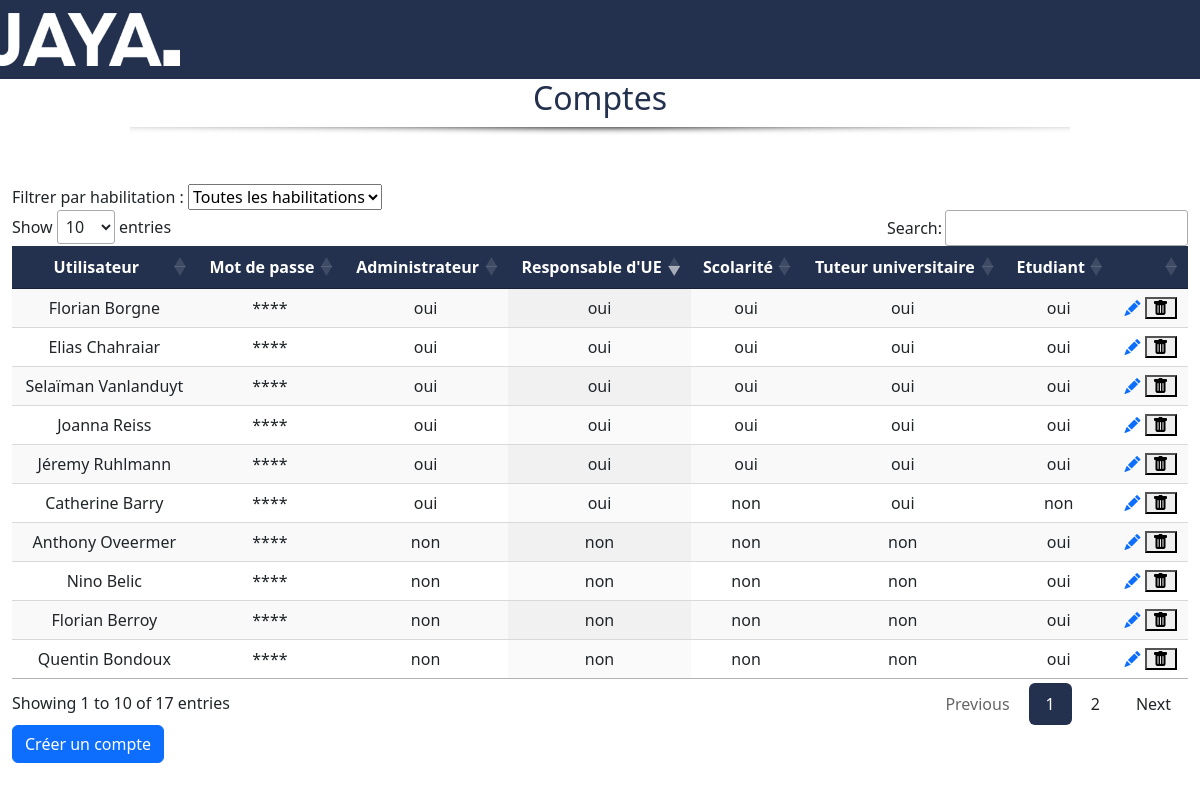
/pages/habilitations.php, run on the app's committed database.
### tables this page shows
CREATE TABLE `habilitations` (
  `ID_Habilitations` int(4) NOT NULL,
  `Admin_Habilitations` varchar(3) DEFAULT NULL,
  `ResponsableUE_Habilitations` varchar(3) DEFAULT NULL,
  `Scolarite_Habilitations` varchar(3) DEFAULT NULL,
  `TuteurUniversitaire_Habilitations` varchar(3) DEFAULT NULL,
  `Etudiant_Habilitations` varchar(3) DEFAULT NULL,
  `ID_Utilisateur` int(11) NOT NULL
);

CREATE TABLE `utilisateur` (
  `ID_Utilisateur` int(11) NOT NULL,
  `Nom_Utilisateur` varchar(150) DEFAULT NULL,
  `Mail_Utilisateur` varchar(150) DEFAULT NULL,
  `MDP_Utilisateur` varchar(100) DEFAULT NULL,
  `Promo_Utilisateur` varchar(50) DEFAULT NULL,
  `Annee_Utilisateur` varchar(10) DEFAULT NULL,
  `HuisClos_Utilisateur` varchar(3) DEFAULT NULL,
  `ID_Planning` int(11) DEFAULT NULL
);

### pages/habilitations.php (the view, shortened to what this page needs)
<?php
include 'header.php';
include 'home/navigation/navbar.php';
$conn = Database::connect();
$sql = "SELECT H.Id_Utilisateur, U.Nom_Utilisateur, '****' AS MDP_Utilisateur, H.Admin_Habilitations, H.ResponsableUE_Habilitations, H.Scolarite_Habilitations,
H.TuteurUniversitaire_Habilitations, H.Etudiant_Habilitations
FROM habilitations H
JOIN utilisateur U
ON U.Id_Utilisateur = H.Id_Utilisateur;";
$result = $conn->query($sql);
$arr_users = [];
if ($result->rowCount() > 0) {
    $arr_users = $result->fetchAll();
}
?>
<!DOCTYPE html>
<html lang="en">
<body>
<div class="container-fluid">
    <h2 class="center colored">Comptes</h2>
    <hr>
    <br>
    <br>
    <div class="panel" id="panel">
        <label for="habilitation-filter">Filtrer par habilitation :</label>
        <select id="habilitation-filter">
            <option value="">Toutes les habilitations</option>
        </select>
        <table id="example" class="display" style="width:100%">
            <thead>
                <tr class="bg">
                    <th>Utilisateur</th>
                    <th>Mot de passe</th>
                    <th>Administrateur</th>
                    <th>Responsable d'UE</th>
                    <th>Scolarité</th>
                    <th>Tuteur universitaire</th>
                    <th>Etudiant</th>
                    <th> </th>
                </tr>
            </thead>
            <tbody>
                <?php if(!empty($arr_users)) { ?>
                    <?php foreach($arr_users as $user) { ?>
                        <tr class="user-row">
                            <td class="text-center"><?php echo $user['Nom_Utilisateur']; ?></td>
                            <td class="text-center"><?php echo $user['MDP_Utilisateur']; ?></td>
                            <td class="text-center"><?php echo $user['Admin_Habilitations']; ?></td>
                            <td class="text-center"><?php echo $user['ResponsableUE_Habilitations']; ?></td>
                            <td class="text-center"><?php echo $user['Scolarite_Habilitations']; ?></td>
                            <td class="text-center"><?php echo $user['TuteurUniversitaire_Habilitations']; ?></td>
                            <td class="text-center"><?php echo $user['Etudiant_Habilitations']; ?></td>
                            <td>
                                <a href="formUpdateHabilitations.php?id=<?php echo $user['Id_Utilisateur'] ?>">
                                    <i class="bi bi-pencil-fill"></i>
                                </a>
                                <button class="btn-delete" data-id="<?php echo $user['Id_Utilisateur'] ?>" data-nomutilisateur="<?php echo $user['Nom_Utilisateur'] ?>">
                                    <i class="bi bi-trash-fill"></i>
                                </button>
                            </td>
                        </tr>
                    <?php } ?>
                            <?php } ?>
                                </tbody>
                            </table>
                            <a href="formCreateHabilitationUser.php" class="btn btn-primary">Créer un compte</a>
                        </div>
                    </div>
</body>
</html>

### css/style.css (style rules this page uses)
table, th, td { text-align: center !important; }
h2 { text-align: center; }
.center { text-align: center; }
.bg { background-color: #23314e; color: white; }
.colored { color: #23314e; }
hr { clear: both; opacity: 1; width: 80%; color: transparent; background-color: transparent; margin-top: 20px; margin-bottom: 20px; height: 10px; opacity: 0.7; filter: alpha(opacity=70); background-image: url(../images/ombre-horizontal.png); background-repeat: no-repeat; background-size: 100% 100%; margin: auto; }
.noDecoration, a:link, a:visited { text-decoration: none; }

### data on the page
habilitations: ID_Utilisateur.Nom_Utilisateur "Florian Borgne", MDP_Utilisateur "****", Admin_Habilitations "oui", ResponsableUE_Habilitations "oui", Scolarite_Habilitations "oui", TuteurUniversitaire_Habilitations "oui", Etudiant_Habilitations "oui"
habilitations: ID_Utilisateur.Nom_Utilisateur "Elias Chahraiar", MDP_Utilisateur "****", Admin_Habilitations "oui", ResponsableUE_Habilitations "oui", Scolarite_Habilitations "oui", TuteurUniversitaire_Habilitations "oui", Etudiant_Habilitations "oui"
habilitations: ID_Utilisateur.Nom_Utilisateur "Selaïman Vanlanduyt", MDP_Utilisateur "****", Admin_Habilitations "oui", ResponsableUE_Habilitations "oui", Scolarite_Habilitations "oui", TuteurUniversitaire_Habilitations "oui", Etudiant_Habilitations "oui"
habilitations: ID_Utilisateur.Nom_Utilisateur "Joanna Reiss", MDP_Utilisateur "****", Admin_Habilitations "oui", ResponsableUE_Habilitations "oui", Scolarite_Habilitations "oui", TuteurUniversitaire_Habilitations "oui", Etudiant_Habilitations "oui"
habilitations: ID_Utilisateur.Nom_Utilisateur "Jéremy Ruhlmann", MDP_Utilisateur "****", Admin_Habilitations "oui", ResponsableUE_Habilitations "oui", Scolarite_Habilitations "oui", TuteurUniversitaire_Habilitations "oui", Etudiant_Habilitations "oui"
habilitations: ID_Utilisateur.Nom_Utilisateur "Anthony Oveermer", MDP_Utilisateur "****", Admin_Habilitations "non", ResponsableUE_Habilitations "non", Scolarite_Habilitations "non", TuteurUniversitaire_Habilitations "non", Etudiant_Habilitations "oui"
habilitations: ID_Utilisateur.Nom_Utilisateur "Nino Belic", MDP_Utilisateur "****", Admin_Habilitations "non", ResponsableUE_Habilitations "non", Scolarite_Habilitations "non", TuteurUniversitaire_Habilitations "non", Etudiant_Habilitations "oui"
habilitations: ID_Utilisateur.Nom_Utilisateur "Florian Berroy", MDP_Utilisateur "****", Admin_Habilitations "non", ResponsableUE_Habilitations "non", Scolarite_Habilitations "non", TuteurUniversitaire_Habilitations "non", Etudiant_Habilitations "oui"
habilitations: ID_Utilisateur.Nom_Utilisateur "Quentin Bondoux", MDP_Utilisateur "****", Admin_Habilitations "non", ResponsableUE_Habilitations "non", Scolarite_Habilitations "non", TuteurUniversitaire_Habilitations "non", Etudiant_Habilitations "oui"
habilitations: ID_Utilisateur.Nom_Utilisateur "Catherine Barry", MDP_Utilisateur "****", Admin_Habilitations "oui", ResponsableUE_Habilitations "oui", Scolarite_Habilitations "non", TuteurUniversitaire_Habilitations "oui", Etudiant_Habilitations "non"
